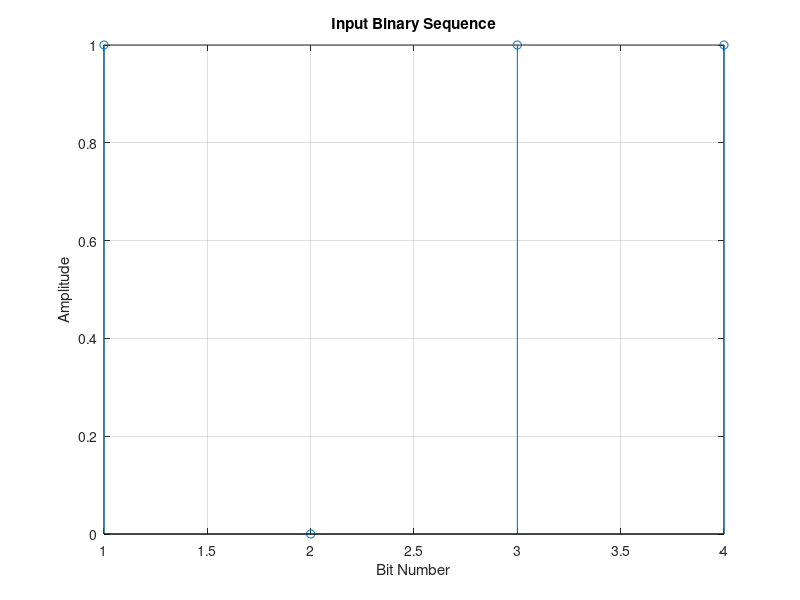
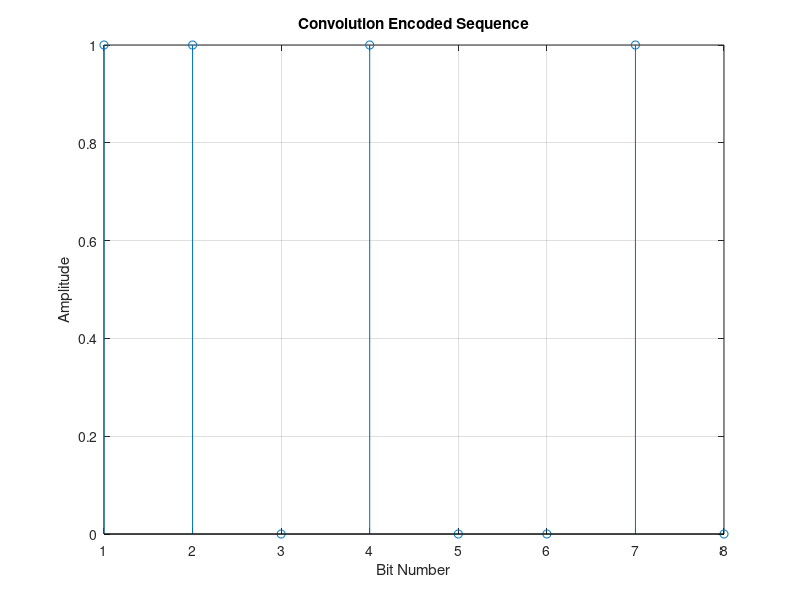

The MATLAB source for these figures, in order:
% Experiment 2: Convolution Encoder

clc;
clear;
close all;

% Input binary sequence
data = [1 0 1 1];

% Initial memory bits
m1 = 0;
m2 = 0;

% Empty array for encoded output
encoded = [];

for i = 1:length(data)

    % Current input bit
    x = data(i);

    % Generator output 1
    y1 = xor(x, m2);

    % Generator output 2
    y2 = xor(xor(x, m1), m2);

    % Store both output bits
    encoded = [encoded y1 y2];

    % Shift memory bits
    m2 = m1;
    m1 = x;

end

% Display input sequence
disp('Input Sequence:');
disp(data);

% Display encoded sequence
disp('Encoded Sequence:');
disp(encoded);

% Plot input data
figure;
stem(data);
title('Input Binary Sequence');
xlabel('Bit Number');
ylabel('Amplitude');
grid on;

% Plot encoded data
figure;
stem(encoded);
title('Convolution Encoded Sequence');
xlabel('Bit Number');
ylabel('Amplitude');
grid on;
